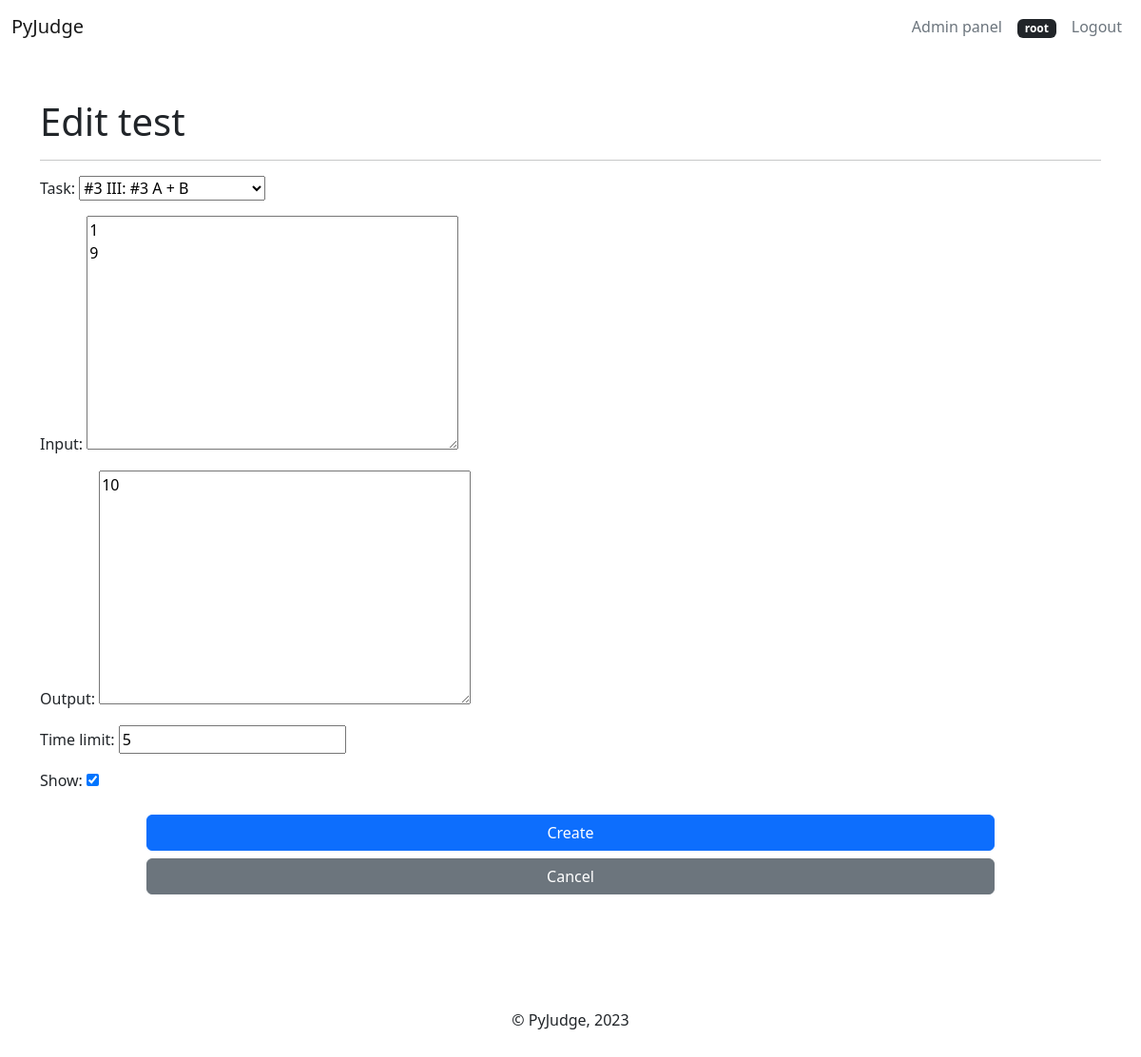
Screenshot of /test/2/edit/ (signed in) with the database file from the repository.
### main/models.py (models this page shows)
class User(AbstractUser):
    pass

class AutoTest(models.Model):
    task = models.ForeignKey(to=Task, on_delete=models.CASCADE)
    input = models.TextField(default="", null=True)
    output = models.TextField()
    time_limit = models.IntegerField()
    show = models.BooleanField()

### main/views.py (the view)
# urls.py: path("test/<int:pk>/edit/", UpdateTestView.as_view()),
class UpdateTestView(LoginRequiredMixin, UserIsAdmin, UpdateView):
    template_name = "pages/edit_test.html"
    model = AutoTest
    fields = ("task", "input", "output", "time_limit", "show")
    success_url = "/task/"
    def get_form(self, form_class=None):
        form = super().get_form(form_class)
        form.fields["input"].required = False
        return form

### main/models.py (called while the page is built)
    def __str__(self):
        return f"#{self.id} {self.title}"

    def __str__(self):
        return f"{str(self.contest)}: #{self.id} {self.title}"

### main/permissions.py (called while the page is built)
    def test_func(self):
        return self.request.user.is_superuser or self.request.user.is_staff

### main/templates/pages/edit_test.html (shortened to what this page needs)
{% extends 'base/base.html' %}
{% load static %}
{% block content %}
<h1>Edit test</h1>
<hr>
<form method="POST">
  {{ form.as_p }}
  <div class="d-flex align-items-center flex-column mt-4 mb-4">
    <input class="btn btn-primary text-center mb-2" style="width: 80%"
           type="submit" name="apply" value="Create">
    <a href="/" class="btn btn-secondary text-center" style="width: 80%">Cancel</a>
  </div>
</form>
{% endblock %}

### main/templates/base/menu.html (shortened to what this page needs)
{% load static %}
<nav class="ml-navbar navbar navbar-expand-lg navbar-light bg-white">
  <div class="container-fluid">
    <a class="navbar-brand" href="/">
      <span>PyJudge</span>
    </a>
    <div class="collapse navbar-collapse justify-content-end" id="navbarNav1">
      <ul class="navbar-nav">
        {% if request.user.is_authenticated and request.user.is_superuser %}
        <li class="nav-item">
          <a href="/panel" class="px-2 pb-2 nav-link link-secondary">
            Admin panel
          </a>
        </li>
        {% elif request.user.is_authenticated and request.user.is_admin %}
        <li class="nav-item">
          <a href="/panel" class="px-2 pb-2 nav-link link-secondary">
            Admin panel
          </a>
        </li>
        {% elif not request.user.is_authenticated %}
        <li class="nav-item">
          <a href="/login" class="px-2 pb-2 nav-link link-secondary">
            Login
          </a>
        </li>
        {% endif %}
        {% if request.user.is_authenticated %}
        <li class="nav-item">
          <a href="/profile/" class="px-2 pb-2 nav-link link-secondary">
            <span class="badge text-bg-dark">{{request.user.username}}</span>
          </a>
        </li>
        <li class="nav-item">
          <a href="/logout" class="px-2 pb-2 nav-link link-secondary">
            Logout
          </a>
        </li>
        {% endif %}
      </ul>
    </div>
  </div>
</nav>

### rows the page displays
User: user.username "root"
AutoTest: task "#3 III: #3 A + B", input "1 9", output "10", time_limit "5", show "☑"
